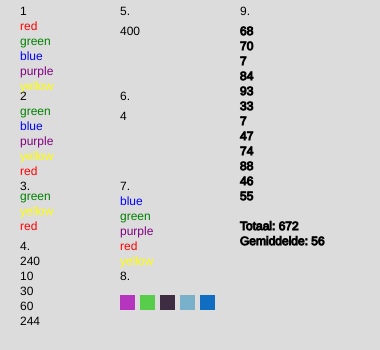
Frame 1 (no input)
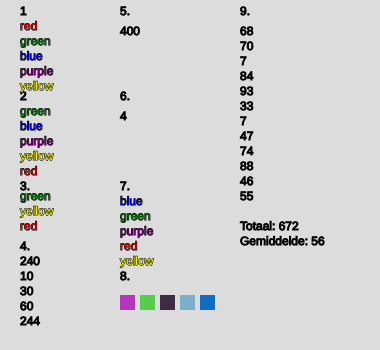
Frame 60 (no input)
Frame 120 (the mouse pressed at the canvas centre since frame 60): identical to frame 60, image omitted

The p5.js sketch that drew these frames (run headless with seeded random() and noise() and a simulated clock; from frame 60 on, the mouse is pressed at the canvas centre):

// p5.js sketch
// ── sketch.js
let colors1 = ["red", "green", "blue", "purple", "yellow"];
let colors2 = ["red", "green", "blue", "purple", "yellow"];
let colors3 = ["red", "green", "blue", "purple", "yellow"];
let colors4 = ["red", "green", "blue", "purple", "yellow"];
let Numbers1 = [400, 240, 10, 490, 30, 60, 244, 500, 301, 300];
let Array1 = [ 3, 55, 93, 20, 102, 6];
let Array2 = [14, 22, 80, 5];
let Woord1 = "Overheidsfinancieringstekort";
let randomKleuren = [];
let mijnGetallen = [];


function setup() {
  createCanvas(380, 350);
  noStroke();
  let Kleur1 = colors2.shift(); 
colors2.push(Kleur1); 

let Kleur2 = colors3.shift(); //Shift betekent haalt eerste array weg
colors3.push(Kleur2); //Push slaat de huidige instellingen voor het tekenen op
colors3.splice(1, 2); //Haalt 1 en 2 weg
colors4.sort(); 

//8
for (let i = 0; i < 5; i++) {
  let rKleur = color(random(255), random(255), random(255));
  randomKleuren.push(rKleur);
}

for (let i = 0; i < 12; i++) {
  let randomGetal = round(random(0, 100));
 mijnGetallen.push(randomGetal); 
}
}

function draw() {
  background(220);

fill("black");
  text( "1", 20, 15)
text("2", 20, 100)
text("3.", 20, 190)
text("4.", 20, 250)
text("5.", 120, 15)
text("6.", 120, 100)
text("7.", 120, 190)
text("8.", 120, 280)
text("9.", 240, 15)

//1
for (let i = 0; i < colors1.length; i++) { //Start de loop hier
fill(colors1[i]); //Geeft kleur aan tekst
text(colors1[i], 20, 30 + (i * 15)); //Schrijft tekst op scherm. De X is altijd 20, De Y begint op 30 en zakt elke ronde 15 pixels
}

//2
for (let i = 0; i < colors2.length; i++) {
  fill(colors2[i]);
  text(colors2[i], 20, 115 + (i * 15));
}

//3
for (let i = 0; i < colors3.length; i++) {
  fill(colors3[i]);
  text(colors3[i], 20, 200 + (i * 15));
}

//4
let Rules1 = 0;
for (let i = 0; i < Numbers1.length; i++) {
 if (Numbers1[i] < 300) {
fill("black");

text(Numbers1[i], 20, 265 + (Rules1 * 15));
Rules1 = Rules1 + 1;
}
}

//5
let Totaal5 = 0;
for (let i = 0; i < Array1.length; i++) {
  Totaal5 = Totaal5 + Array1[i];
}

for (let i = 0; i < Array2.length; i++) {
  Totaal5 = Totaal5 + Array2[i];
}

fill("black");
text(Totaal5, 120, 35);

//6
let AantalE = 0;
for (let i = 0; i < Woord1.length; i++) {
  if (Woord1[i] === "e") {
    AantalE = AantalE + 1;
  } 
}

fill("black");
text(AantalE, 120, 120);

//7
for (let i = 0; i < colors4.length; i++) {
  fill(colors4[i]);
  text(colors4[i], 120, 205 + (i * 15));
}

//8,2
for (let i = 0; i < randomKleuren.length; i++) {
fill(randomKleuren[i]);
noStroke();
rect(120 + (i * 20), 295, 15, 15);
}
stroke(0);

//9
let totaal9 = 0;
for (let i = 0; i < mijnGetallen.length; i++) {
 totaal9 = totaal9 + mijnGetallen[i];
 fill("black");
  text(mijnGetallen[i], 240, 35 + (i * 15));
}
let gemiddelde = totaal9 / mijnGetallen.length;
text("Totaal: " + totaal9, 240, 230);
text("Gemiddelde: " + round(gemiddelde), 240, 245);

}
